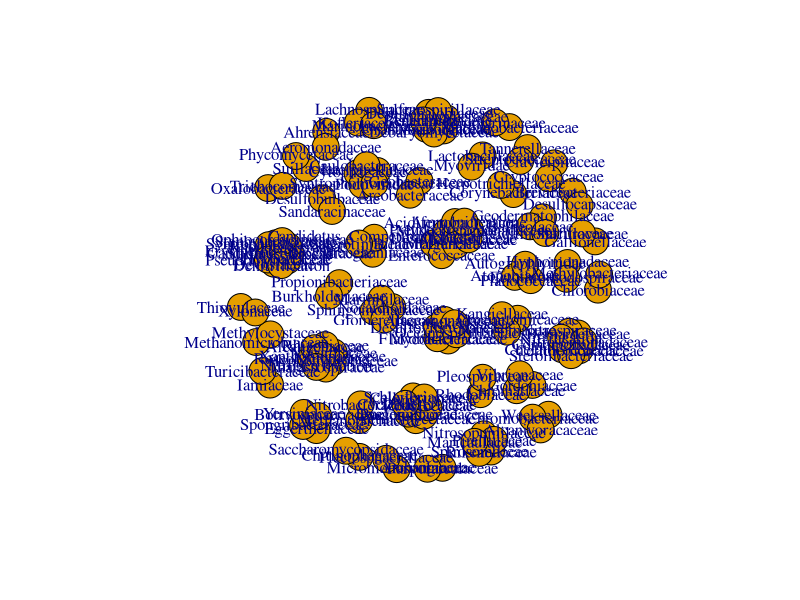

Recreate this plot in R.

library(Hmisc)


Family <- read.delim('data_CK.txt', row.name = 1, check.names = FALSE)


Family <- Family[which(rowSums(Family) >= 0.00005), ]    

Family1 <- Family
Family1[Family1>0] <- 1
Family <- Family[which(rowSums(Family1) >= 5), ]   


Family_corr <- rcorr(t(Family), type = 'spearman')


r <- Family_corr$r
r[abs(r) < 0.7] <- 0


p <- Family_corr$P
p <- p.adjust(p, method = 'BH')    
p[p>=0.05] <- -1
p[p<0.05 & p>=0] <- 1
p[p==-1] <- 0


z <- r * p
diag(z) <- 0   
head(z)[1:6,1:6]


write.table(data.frame(z, check.names = FALSE), 'Family_corr.matrix.txt', col.names = NA, sep = '\t', quote = FALSE)


library(igraph)


g <- graph.adjacency(z, weighted = TRUE, mode = 'undirected')
g


g <- simplify(g)


g <- delete.vertices(g, names(degree(g)[degree(g) == 0]))


E(g)$correlation <- E(g)$weight
E(g)$weight <- abs(E(g)$weight)


tax <- read.delim('Family_taxonomy.txt', row.name = 1, check.names = FALSE, stringsAsFactors = FALSE)
tax <- tax[as.character(V(g)$name), ]

V(g)$kingdom <- tax$kingdom
V(g)$phylum <- tax$phylum
V(g)$class <- tax$class
V(g)$order <- tax$order
V(g)$family <- tax$family



g
plot(g)


adj_matrix <- as.matrix(get.adjacency(g, attr = 'correlation'))
write.table(data.frame(adj_matrix, check.names = FALSE), 'network.adj_matrix.txt', col.names = NA, sep = '\t', quote = FALSE)


edge <- data.frame(as_edgelist(g))    

edge_list <- data.frame(
    source = edge[[1]],
    target = edge[[2]],
    weight = E(g)$weight,
    correlation = E(g)$correlation
)
head(edge_list)

write.table(edge_list, 'network.edge_list.txt', sep = '\t', row.names = FALSE, quote = FALSE)


node_list <- data.frame(
    label = names(V(g)),
    kingdom = V(g)$kingdom,
    phylum = V(g)$phylum,
    class = V(g)$class,
    order = V(g)$order,
    family = V(g)$family
)
head(node_list)

write.table(node_list, 'network.node_list.txt', sep = '\t', row.names = FALSE, quote = FALSE)


write.graph(g, 'network.graphml', format = 'graphml')


write.graph(g, 'network.gml', format = 'gml')
